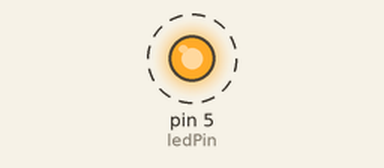
Bench run of a sketch on a simulated Arduino Uno, built with avr-gcc and run on an emulated ATmega328P. On the bench: output pins drawn as LEDs (lit = HIGH). Dashed ring = blinking. What the sketch prints to the serial monitor is not drawn.

Above: at 0.5 s.
Timing chart, 0 to 4.6 s (numbered marks = the images above):
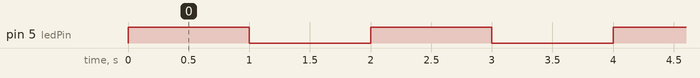

The sketch:

first_test.ino
```cpp
const int ledPin = 5;

// Die Setup-Funktion wird einmal beim Starten des Programms ausgeführt
void setup() {
    Serial.begin(9600);
    while(!Serial){}
    Serial.println("Here we go...");

    pinMode(ledPin, OUTPUT);
}

// Die Loop-Funktion wird wiederholt ausgeführt, solange das Programm läuft
void loop() {
  Serial.println("we are loooping...");
  digitalWrite(ledPin,HIGH);

  delay(1000);
  digitalWrite(ledPin,LOW);
  delay(1000);
}
```

Measured:
- by itself, pin 5 (ledPin): alternates HIGH for 1.0 s and LOW for 1.0 s
